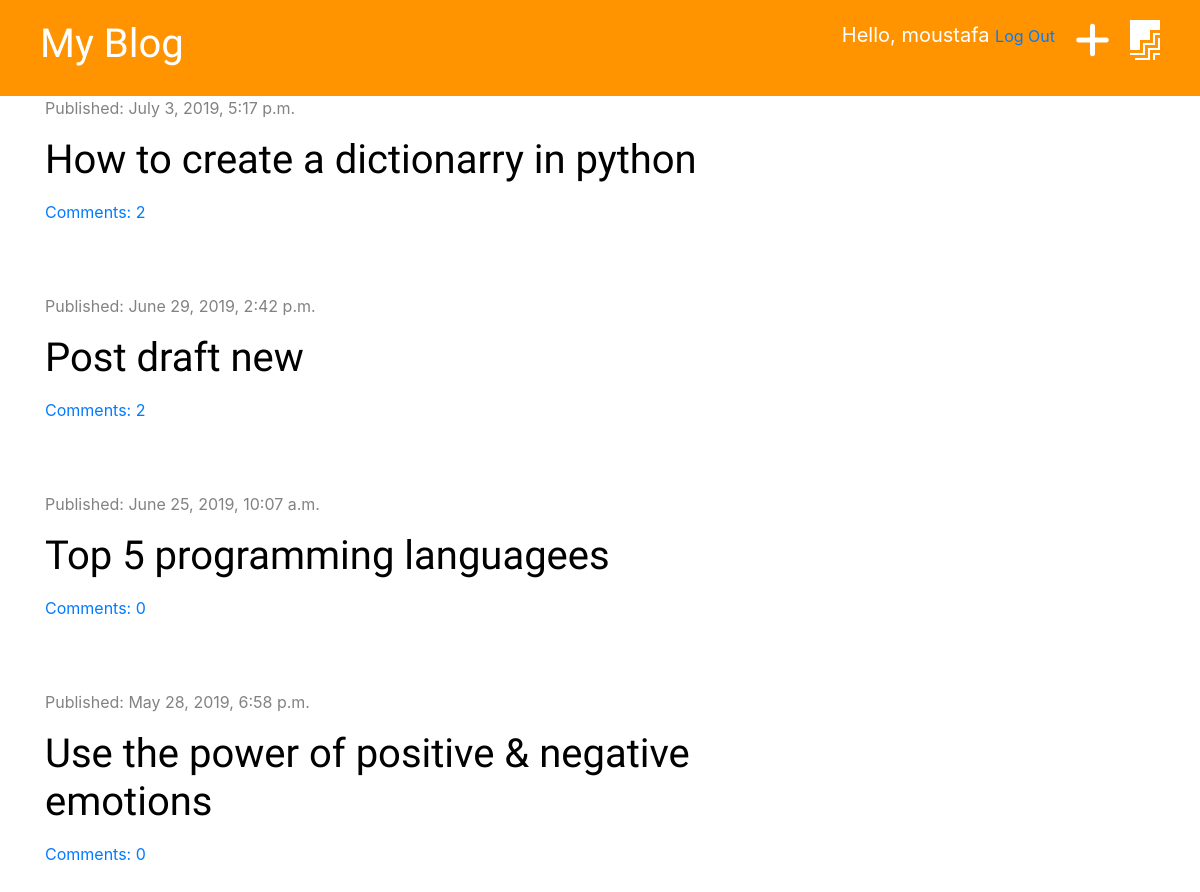
The app's page / (signed in) with its own data.
### blog/models.py (models this page shows, shortened)
class Post(models.Model):
    author = models.ForeignKey('auth.User', on_delete= models.CASCADE)
    title = models.CharField(max_length=200)
    text = models.TextField()
    created_date = models.DateTimeField(default=timezone.now)
    published_date = models.DateTimeField(blank=True, null=True)
    def approved_comments(self):
        return self.comments.filter(approved=True)

### blog/views.py (the view)
# urls.py: path('', views.post_list, name='post_list'),
def post_list(request):
    posts = Post.objects.filter(published_date__lte=timezone.now()).order_by('-published_date')
    stuff_for_frontend = {'posts': posts, }
    return render(request, 'blog/post_list.html', stuff_for_frontend)

### blog/templatetags/markdownify.py (called while the page is built)
@register.filter
def markdown(value):
    renderer = HighlightRenderer()
    markdown = mistune.Markdown(renderer=renderer)
    return markdown(value)

### blog/templates/blog/post_list.html (shortened to what this page needs)
{% extends 'blog/base.html' %}
{% load markdownify %}
{% block content %}
   {% for post in posts %}
        <div class="post">
            <div class="date">
                <p>Published: {{ post.published_date }}</p>
            </div>
            <h1><a href="{% url 'post_detail' pk=post.pk %}">{{ post.title}}</a></h1>
            <a href="{% url 'post_detail' pk=post.pk %}">Comments: {{post.approved_comments.count}}</a>
        </div>
    {% endfor %}
{% endblock %}

### blog/templates/blog/base.html (shortened to what this page needs)
{% load static %}
{% load staticfiles %}
<html lang="en">
<head>
    <link rel="stylesheet" href="{% static 'blog/style.css' %}" type="text/css">
    <link rel="stylesheet" href="https://stackpath.bootstrapcdn.com/bootstrap/4.3.1/css/bootstrap.min.css">
    <link rel="stylesheet" href="{% static 'blog/zenburn.css' %}">
</head>
<body>
    <div class="page-header">
        {% if user.is_authenticated %}
        <a href="{% url 'post_draft_list' %}" class="top-menu"><i class="fab fa-firstdraft fa-2x"></i></a>
        <a href="{% url 'post_new' %}" class="top-menu"><i class="fas fa-plus fa-2x"></i></a>
        <p class="top-menu">Hello, {{ user.username }} <small><a href="{% url 'logout' %}?next=/">Log Out</a></small> </p>
        {% else %}
        <a href="{% url 'login' %}" class="top-menu"><i class="fas fa-sign-in-alt fa-2x"></i></a>
        {% endif %}
        <h1><a href="{% url 'post_list' %}">My Blog</a></h1>
    </div>
    <div class="content container">
        <div class="row">
            <div class="col-md-8">
                {% block content %}
                {% endblock %}
            </div>
        </div>
    </div>
</body>
</html>

### blog/static/blog/style.css (style rules this page uses)
.page-header { background-color: #ff9400; margin-top: 0; padding: 20px 20px 20px 40px; }
.page-header h1, .page-header h1 a { color: #ffffff; font-size: 30pt; text-decoration: none; }
.content, .container { margin-left: 20px; }
h1, h2, h3, h4 { font-family: 'Tangerine', 'Inconsolata', 'Droid Sans', serif; font-size: 48px; }
.date { color: #828282; }
.post { margin-bottom: 70px; }
.post h1 a { color: black; }
.top-menu { color: #ffffff; float: right; font-size: 20px; margin-right: 20px; }

### records on screen
Post: published_date "July 3, 2019, 5:17 p.m.", title "How to create a dictionarry in python", approved_comments.count "2"
Post: published_date "June 29, 2019, 2:42 p.m.", title "Post draft new", approved_comments.count "2"
Post: published_date "June 25, 2019, 10:07 a.m.", title "Top 5 programming languagees", approved_comments.count "0"
Post: published_date "May 28, 2019, 6:58 p.m.", title "Use the power of positive & negative emotions", approved_comments.count "0"

### other values on screen
{{ user.username }} "moustafa"
